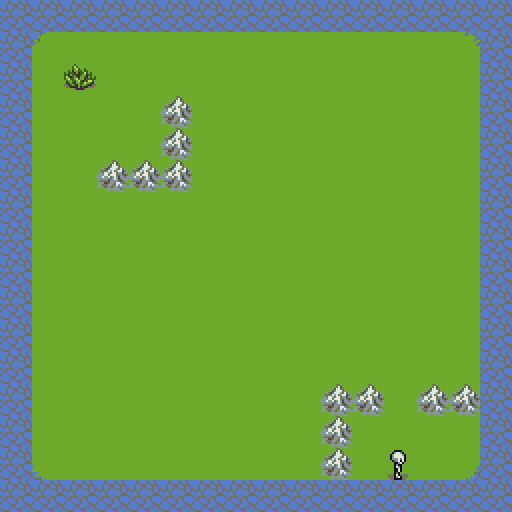

Below is a game level as drawn by its tile map, then a one-line description and the .tmx that defines it (tile-layer data replaced by summaries):
An orthogonal 16x16 tile map with 32x32 px tiles, 7 tile layers (bg1, bg2, obstacles, en_hauteur, ...).

<map version="1.0" orientation="orthogonal" renderorder="right-down" width="16" height="16" tilewidth="32" tileheight="32" nextobjectid="1">
 <tileset firstgid="1" name="tiny-Complete-Spritesheet-32x32" tilewidth="32" tileheight="32" tilecount="256">
  <image source="../SpriteSheet-32x32/tiny-Complete-Spritesheet-32x32-fruits.bmp" width="512" height="512" />
 </tileset>
 <layer name="bg1" width="16" height="16">
  <data>[256 cells, 4 non-empty, 1 distinct tile ids]</data>
 </layer>
 <layer name="bg2" width="16" height="16">
  <data>[256 cells, 196 non-empty, 5 distinct tile ids]</data>
 </layer>
 <layer name="obstacles" width="16" height="16">
  <data>[256 cells, 71 non-empty, 2 distinct tile ids]</data>
 </layer>
 <layer name="en_hauteur" width="16" height="16">
  <data>[256 cells, 0 non-empty, 0 distinct tile ids]</data>
 </layer>
 <layer name="lethal" width="16" height="16">
  <data>[256 cells, 0 non-empty, 0 distinct tile ids]</data>
 </layer>
 <layer name="joueur" width="16" height="16">
  <data>[256 cells, 1 non-empty, 1 distinct tile ids]</data>
 </layer>
 <layer name="ramassable" width="16" height="16">
  <data>[256 cells, 1 non-empty, 1 distinct tile ids]</data>
 </layer>
</map>
